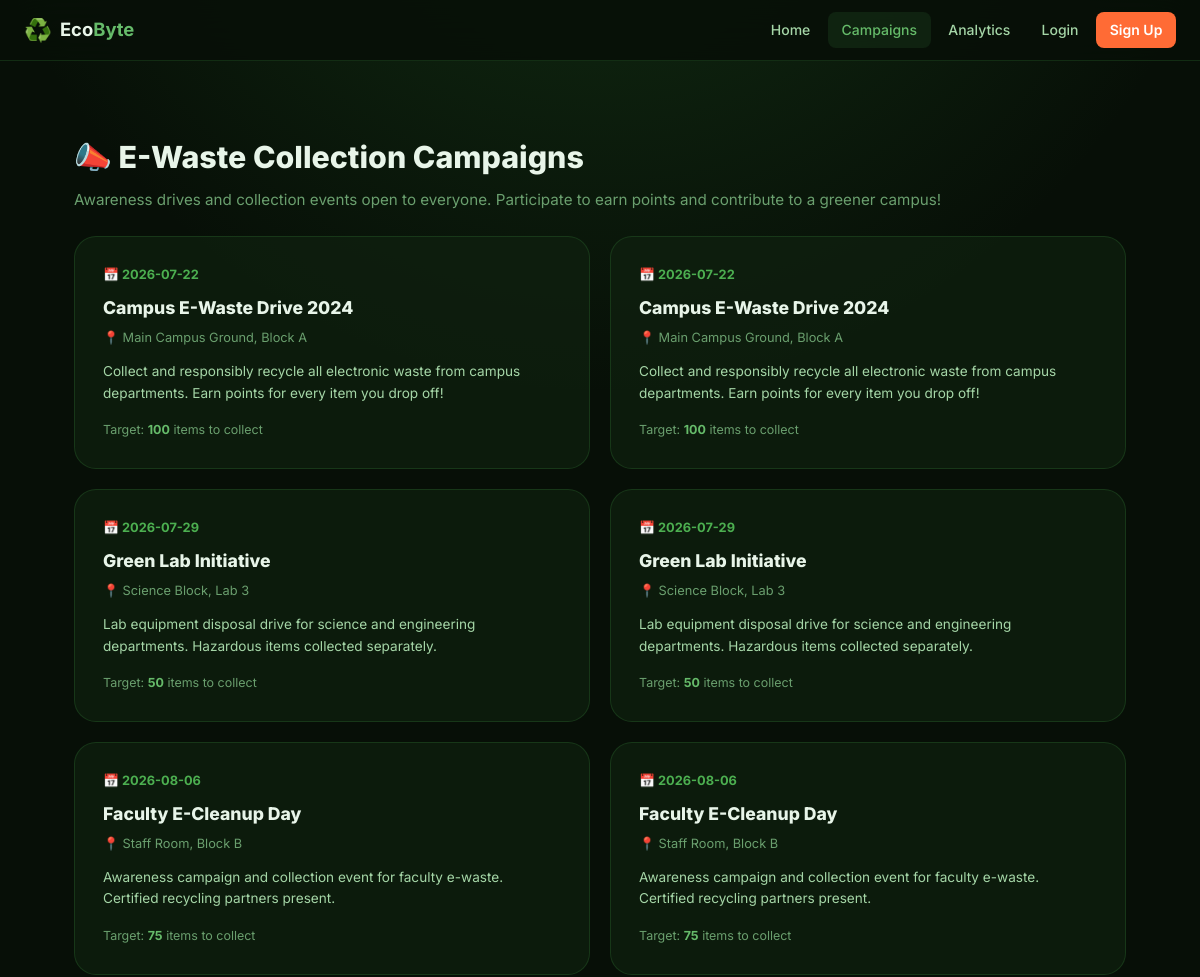
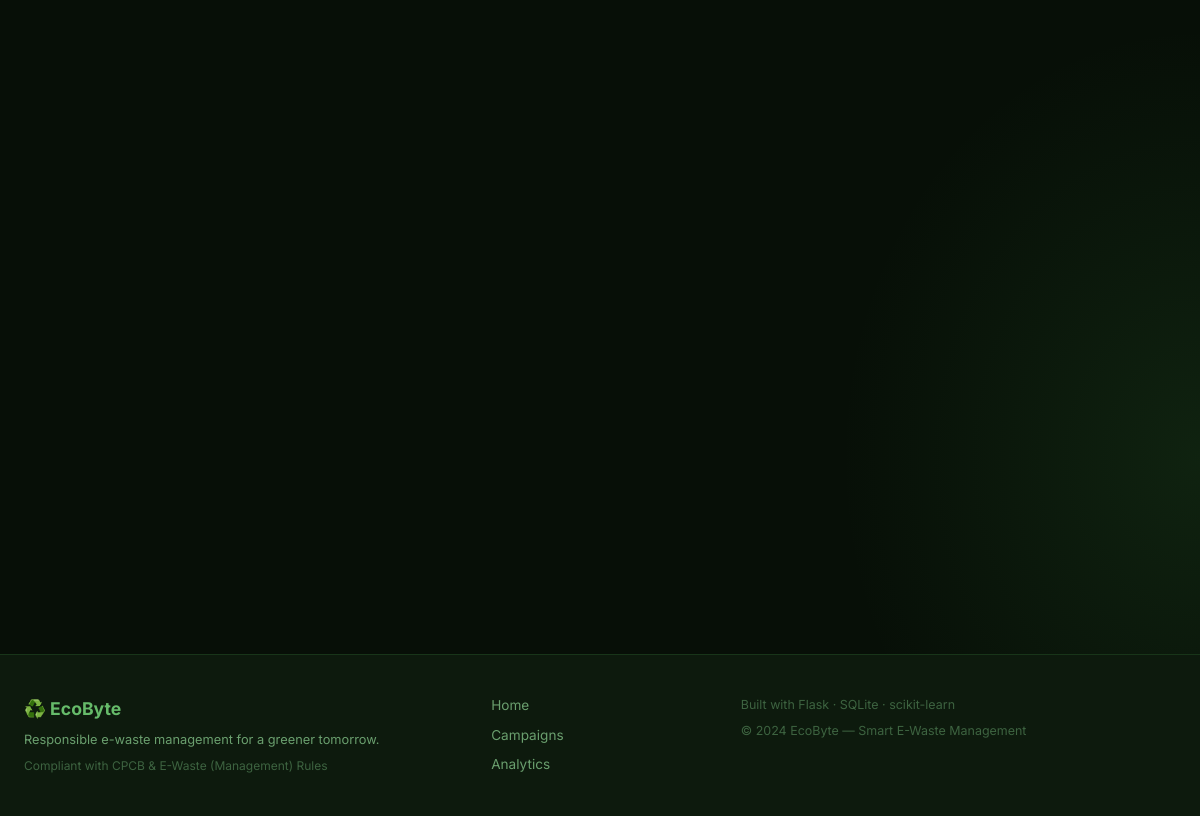
Page /campaigns on the committed database (2 pictures, top to bottom).
### tables this page shows
CREATE TABLE campaigns (
            id           INTEGER PRIMARY KEY AUTOINCREMENT,
            title        TEXT NOT NULL,
            description  TEXT DEFAULT '',
            date         TEXT NOT NULL,
            location     TEXT DEFAULT '',
            target_items INTEGER DEFAULT 50,
            created_by   INTEGER,
            created_at   TEXT DEFAULT (datetime('now'))
        );

### app.py (the view)
@app.route('/campaigns')
def campaigns():
    all_campaigns = db.get_all_campaigns()
    return render_template('campaigns.html', campaigns=all_campaigns)

### database.py (called while the page is built)
def get_db():
    conn = sqlite3.connect(DB_PATH)
    conn.row_factory = sqlite3.Row
    return conn

def get_all_campaigns():
    conn = get_db()
    rows = conn.execute('SELECT * FROM campaigns ORDER BY date ASC').fetchall()
    conn.close()
    return rows

### templates/campaigns.html (shortened to what this page needs)
{% extends "base.html" %}
{% block content %}
<div class="campaigns-page">
  <div class="page-header" style="padding-left:0;padding-right:0">
    <h1 class="page-title">📣 E-Waste Collection Campaigns</h1>
    <p class="page-subtitle">
      Awareness drives and collection events open to everyone.
      Participate to earn points and contribute to a greener campus!
    </p>
  </div>
  {% if campaigns %}
    <div class="camp-grid">
      {% for c in campaigns %}
      {% set now = '' %}
      <div class="camp-card">
        <div class="camp-card-date">📅 {{ c['date'] }}</div>
        <div class="camp-card-title">{{ c['title'] }}</div>
        {% if c['location'] %}
          <div class="camp-card-loc">📍 {{ c['location'] }}</div>
        {% endif %}
        {% if c['description'] %}
          <div class="camp-card-desc">{{ c['description'] }}</div>
        {% endif %}
        <div class="camp-card-target">
          Target: <strong>{{ c['target_items'] }}</strong> items to collect
        </div>
      </div>
      {% endfor %}
    </div>
  {% else %}
    <div class="empty-state">
      <div class="empty-state-icon">📅</div>
      <h3>No upcoming campaigns</h3>
      <p>Check back soon. Admins can create campaigns from the admin panel.</p>
    </div>
  {% endif %}
</div>
{% endblock %}

### templates/base.html (shortened to what this page needs)
<!DOCTYPE html>
<html lang="en">
<head>
  <link rel="stylesheet" href="{{ url_for('static', filename='css/style.css') }}">
</head>
<body>
  <nav class="navbar">
    <div class="nav-container">
      <a href="{{ url_for('index') }}" class="nav-brand">
        <span class="brand-icon">♻️</span>
        <span>Eco<strong>Byte</strong></span>
      </a>
      <div class="nav-links" id="navLinks">
        <a href="{{ url_for('index') }}"
           class="nav-link {% if request.endpoint == 'index' %}active{% endif %}">Home</a>
        <a href="{{ url_for('campaigns') }}"
           class="nav-link {% if request.endpoint == 'campaigns' %}active{% endif %}">Campaigns</a>
        <a href="{{ url_for('analytics') }}"
           class="nav-link {% if request.endpoint == 'analytics' %}active{% endif %}">Analytics</a>
        {% if session.get('user_id') %}
          {% if session.get('role') == 'admin' %}
            <a href="{{ url_for('admin') }}"
               class="nav-link {% if request.endpoint == 'admin' %}active{% endif %}">⚙️ Admin</a>
          {% elif session.get('role') == 'vendor' %}
            <a href="{{ url_for('vendor_scan') }}" class="nav-link">📷 Scan Items</a>
          {% else %}
            <a href="{{ url_for('dashboard') }}"
               class="nav-link {% if request.endpoint == 'dashboard' %}active{% endif %}">Dashboard</a>
            <a href="{{ url_for('report') }}" class="nav-link btn-report">+ Report Item</a>
          {% endif %}
          <div class="nav-user">
            <span class="user-name">👤 {{ session.get('name', 'User') }}</span>
            <a href="{{ url_for('logout') }}" class="nav-link logout">Logout</a>
          </div>
        {% else %}
          <a href="{{ url_for('login') }}" class="nav-link">Login</a>
          <a href="{{ url_for('signup') }}" class="nav-link btn-signup">Sign Up</a>
        {% endif %}
      </div>
    </div>
  </nav>
  <main class="main-content">
    {% block content %}{% endblock %}
  </main>
  <footer class="footer">
    <div class="footer-container">
      <div class="footer-brand">
        <span>♻️ EcoByte</span>
        <p>Responsible e-waste management for a greener tomorrow.</p>
        <p style="margin-top:.35rem;font-size:.75rem;color:var(--text-4)">
          Compliant with CPCB &amp; E-Waste (Management) Rules
        </p>
      </div>
      <div class="footer-links">
        <a href="{{ url_for('index') }}">Home</a>
        <a href="{{ url_for('campaigns') }}">Campaigns</a>
        <a href="{{ url_for('analytics') }}">Analytics</a>
      </div>
      <div class="footer-info">
        <p>Built with Flask · SQLite · scikit-learn</p>
        <p style="margin-top:.35rem">© 2024 EcoByte — Smart E-Waste Management</p>
      </div>
    </div>
  </footer>
</body>
</html>

### static/css/style.css (style rules this page uses)
:root { --bg-0: #070f07; --bg-1: #0d1a0d; --bg-2: #132213; --bg-3: #1c3320; --card-bg: rgba(15, 32, 15, 0.75); --card-border:rgba(76, 175, 80, 0.18); --card-hover: rgba(76, 175, 80, 0.28); --green-1: #2e7d32; --green-2: #388e3c; --green-3: #4caf50; --green-4: #66bb6a; --green-5: #81c784; --green-6: #a5d6a7; --green-light:#e8f5e9; --accent: #ff6b35; --accent-hov: #e05522; --text-1: #e8f5e9; --text-2: #a5d6a7; --text-3: #6a9f6e; --text-4: #3d6340; --success: #4caf50; --warning: #ff9800; --danger: #f44336; --info: #29b6f6; --radius-sm: 8px; --radius: 14px; --radius-lg: 22px; --radius-xl: 32px; --shadow-sm: 0 2px 12px rgba(0,0,0,.4); --shadow: 0 6px 32px rgba(0,0,0,.5); --shadow-lg: 0 16px 60px rgba(0,0,0,.6); --transition: 0.25s cubic-bezier(.4,0,.2,1); --font: 'Inter', system-ui, sans-serif; }
*, *::before, *::after { box-sizing: border-box; margin: 0; padding: 0; }
html { scroll-behavior: smooth; }
body { font-family: var(--font); background-color: var(--bg-0); background-image: radial-gradient(ellipse 80% 60% at 50% -20%, rgba(46,125,50,.35) 0%, transparent 70%), radial-gradient(ellipse 50% 40% at 100% 80%, rgba(76,175,80,.12) 0%, transparent 60%); color: var(--text-1); min-height: 100vh; line-height: 1.6; -webkit-font-smoothing: antialiased; }
a { color: var(--green-4); text-decoration: none; transition: color var(--transition); }
.navbar { position: sticky; top: 0; z-index: 1000; background: rgba(7,15,7,.88); backdrop-filter: blur(20px); border-bottom: 1px solid var(--card-border); padding: 0 1.5rem; }
.nav-container { max-width: 1280px; margin: 0 auto; display: flex; align-items: center; height: 60px; gap: 1rem; }
.nav-brand { display: flex; align-items: center; gap: .5rem; font-size: 1.15rem; font-weight: 700; color: var(--text-1) !important; white-space: nowrap; flex-shrink: 0; }
.brand-icon { font-size: 1.4rem; }
.nav-brand strong { color: var(--green-4); }
.nav-links { display: flex; align-items: center; gap: .25rem; margin-left: auto; flex-wrap: wrap; }
.nav-link { padding: .4rem .85rem; border-radius: var(--radius-sm); font-size: .875rem; font-weight: 500; color: var(--text-2) !important; transition: all var(--transition); }
.nav-link:hover, .nav-link.active { background: rgba(76,175,80,.12); color: var(--green-4) !important; }
.btn-signup { background: var(--accent) !important; color: #fff !important; font-weight: 600; }
.main-content { min-height: calc(100vh - 60px - 180px); }
.footer { background: var(--bg-1); border-top: 1px solid var(--card-border); padding: 2.5rem 1.5rem; margin-top: 4rem; }
.footer-container { max-width: 1280px; margin: 0 auto; display: grid; grid-template-columns: 2fr 1fr 2fr; gap: 2rem; align-items: start; }
.footer-brand span { font-size: 1.1rem; font-weight: 700; color: var(--green-4); }
.footer-brand p { font-size: .8rem; color: var(--text-3); margin-top: .4rem; }
.footer-links { display: flex; flex-direction: column; gap: .5rem; }
.footer-links a { font-size: .85rem; color: var(--text-3); }
.footer-info p { font-size: .78rem; color: var(--text-4); margin-bottom: .25rem; }
.page-header { padding: 2.5rem 1.5rem 1.5rem; max-width: 1280px; margin: 0 auto; }
.page-title { font-size: 1.9rem; font-weight: 800; color: var(--text-1); display: flex; align-items: center; gap: .6rem; }
.page-subtitle { font-size: .95rem; color: var(--text-3); margin-top: .4rem; }
.campaigns-page { max-width: 1100px; margin: 0 auto; padding: 2rem 1.5rem; }
.camp-grid { display: grid; grid-template-columns: repeat(2, 1fr); gap: 1.25rem; }
.camp-card { background: var(--card-bg); border: 1px solid var(--card-border); border-radius: var(--radius-lg); padding: 1.75rem; transition: all var(--transition); }
.camp-card-date { font-size: .8rem; font-weight: 700; color: var(--green-3); margin-bottom: .5rem; }
.camp-card-title { font-size: 1.1rem; font-weight: 800; color: var(--text-1); margin-bottom: .4rem; }
.camp-card-loc { font-size: .8rem; color: var(--text-3); display: flex; align-items: center; gap: .3rem; }
.camp-card-desc { font-size: .85rem; color: var(--text-2); margin-top: .75rem; line-height: 1.6; }
.camp-card-target { margin-top: 1rem; font-size: .78rem; color: var(--text-3); }
.camp-card-target strong { color: var(--green-4); }

### rows in the picture
campaigns: date "2026-07-22", title "Campus E-Waste Drive 2024", location "Main Campus Ground, Block A", description "Collect and responsibly recycle all electronic waste from campus departments. Earn points for every item you drop off!", target_items "100"
campaigns: date "2026-07-22", title "Campus E-Waste Drive 2024", location "Main Campus Ground, Block A", description "Collect and responsibly recycle all electronic waste from campus departments. Earn points for every item you drop off!", target_items "100"
campaigns: date "2026-07-29", title "Green Lab Initiative", location "Science Block, Lab 3", description "Lab equipment disposal drive for science and engineering departments. Hazardous items collected separately.", target_items "50"
campaigns: date "2026-07-29", title "Green Lab Initiative", location "Science Block, Lab 3", description "Lab equipment disposal drive for science and engineering departments. Hazardous items collected separately.", target_items "50"
campaigns: date "2026-08-06", title "Faculty E-Cleanup Day", location "Staff Room, Block B", description "Awareness campaign and collection event for faculty e-waste. Certified recycling partners present.", target_items "75"
campaigns: date "2026-08-06", title "Faculty E-Cleanup Day", location "Staff Room, Block B", description "Awareness campaign and collection event for faculty e-waste. Certified recycling partners present.", target_items "75"
